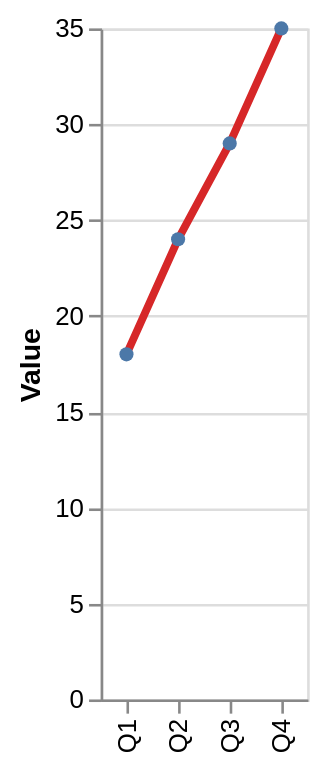

Source (Vega-Lite JSON):
### Vega-Lite specification from a JSON file in a GitHub repository (floating-point values rounded to 4 significant figures)
{"$schema": "https://vega.github.io/schema/vega-lite/v6.json", "width": "container", "height": 260, "data": {"values": [{"quarter": "Q1", "value": 18}, {"quarter": "Q2", "value": 24}, {"quarter": "Q3", "value": 29}, {"quarter": "Q4", "value": 35}]}, "mark": {"type": "line", "point": true, "strokeWidth": 3, "color": "#d62728"}, "encoding": {"x": {"field": "quarter", "type": "ordinal", "title": null}, "y": {"field": "value", "type": "quantitative", "title": "Value"}, "tooltip": [{"field": "quarter", "type": "ordinal"}, {"field": "value", "type": "quantitative"}]}}
